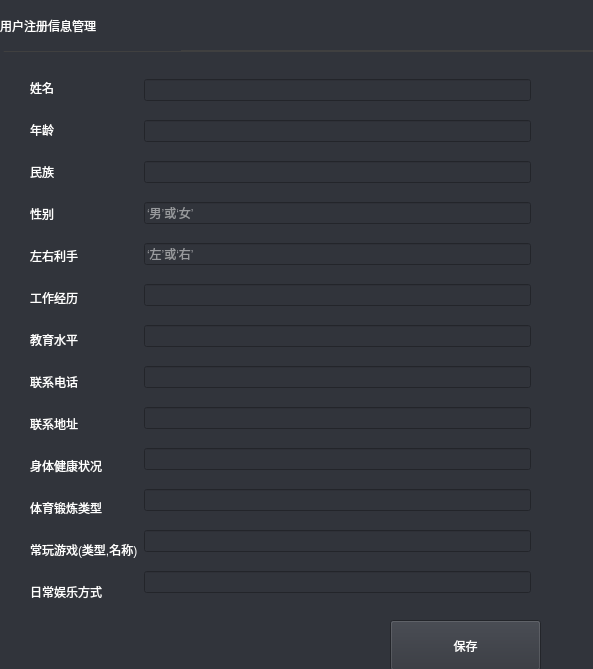
<?xml version="1.0" encoding="UTF-8"?>
<ui version="4.0">
 <class>Register_info</class>
 <widget class="QWidget" name="Register_info">
  <property name="geometry">
   <rect>
    <x>0</x>
    <y>0</y>
    <width>593</width>
    <height>669</height>
   </rect>
  </property>
  <property name="windowTitle">
   <string>Form</string>
  </property>
  <property name="styleSheet">
   <string notr="true">*{font: 75 14pt &quot;Arial&quot;;
background-color: rgb(49, 52, 59);
color: rgb(255, 255, 255);}

</string>
  </property>
  <widget class="Line" name="line">
   <property name="geometry">
    <rect>
     <x>3</x>
     <y>50</y>
     <width>681</width>
     <height>20</height>
    </rect>
   </property>
   <property name="font">
    <font>
     <family>Arial</family>
     <pointsize>14</pointsize>
     <italic>false</italic>
     <bold>false</bold>
    </font>
   </property>
   <property name="styleSheet">
    <string notr="true">
border-top:1.5px solid rgb(64,64,64);</string>
   </property>
   <property name="orientation">
    <enum>Qt::Horizontal</enum>
   </property>
  </widget>
  <widget class="QLabel" name="label">
   <property name="geometry">
    <rect>
     <x>0</x>
     <y>0</y>
     <width>181</width>
     <height>51</height>
    </rect>
   </property>
   <property name="text">
    <string>用户注册信息管理</string>
   </property>
  </widget>
  <widget class="QWidget" name="layoutWidget">
   <property name="geometry">
    <rect>
     <x>30</x>
     <y>70</y>
     <width>501</width>
     <height>540</height>
    </rect>
   </property>
   <layout class="QHBoxLayout" name="horizontalLayout">
    <item>
     <layout class="QVBoxLayout" name="verticalLayout">
      <item>
       <widget class="QLabel" name="label_2">
        <property name="text">
         <string>姓名</string>
        </property>
       </widget>
      </item>
      <item>
       <widget class="QLabel" name="label_3">
        <property name="text">
         <string>年龄</string>
        </property>
       </widget>
      </item>
      <item>
       <widget class="QLabel" name="label_4">
        <property name="text">
         <string>民族</string>
        </property>
       </widget>
      </item>
      <item>
       <widget class="QLabel" name="label_5">
        <property name="text">
         <string>性别 </string>
        </property>
       </widget>
      </item>
      <item>
       <widget class="QLabel" name="label_6">
        <property name="text">
         <string>左右利手</string>
        </property>
       </widget>
      </item>
      <item>
       <widget class="QLabel" name="label_7">
        <property name="text">
         <string>工作经历</string>
        </property>
       </widget>
      </item>
      <item>
       <widget class="QLabel" name="label_8">
        <property name="text">
         <string>教育水平</string>
        </property>
       </widget>
      </item>
      <item>
       <widget class="QLabel" name="label_9">
        <property name="text">
         <string>联系电话</string>
        </property>
       </widget>
      </item>
      <item>
       <widget class="QLabel" name="label_11">
        <property name="text">
         <string>联系地址</string>
        </property>
       </widget>
      </item>
      <item>
       <widget class="QLabel" name="label_12">
        <property name="text">
         <string>身体健康状况</string>
        </property>
       </widget>
      </item>
      <item>
       <widget class="QLabel" name="label_13">
        <property name="text">
         <string>体育锻炼类型</string>
        </property>
       </widget>
      </item>
      <item>
       <widget class="QLabel" name="label_14">
        <property name="text">
         <string>常玩游戏(类型,名称)</string>
        </property>
       </widget>
      </item>
      <item>
       <widget class="QLabel" name="label_15">
        <property name="text">
         <string>日常娱乐方式</string>
        </property>
       </widget>
      </item>
     </layout>
    </item>
    <item>
     <layout class="QVBoxLayout" name="verticalLayout_2">
      <property name="spacing">
       <number>10</number>
      </property>
      <item>
       <widget class="QLineEdit" name="lineEdit_name"/>
      </item>
      <item>
       <widget class="QLineEdit" name="lineEdit_age"/>
      </item>
      <item>
       <widget class="QLineEdit" name="lineEdit_nation"/>
      </item>
      <item>
       <widget class="QLineEdit" name="lineEdit_sex">
        <property name="placeholderText">
         <string>‘男’或‘女’</string>
        </property>
       </widget>
      </item>
      <item>
       <widget class="QLineEdit" name="lineEdit_handy">
        <property name="placeholderText">
         <string>‘左’或‘右’</string>
        </property>
       </widget>
      </item>
      <item>
       <widget class="QLineEdit" name="lineEdit_work"/>
      </item>
      <item>
       <widget class="QLineEdit" name="lineEdit_education"/>
      </item>
      <item>
       <widget class="QLineEdit" name="lineEdit_phone"/>
      </item>
      <item>
       <widget class="QLineEdit" name="lineEdit_address"/>
      </item>
      <item>
       <widget class="QLineEdit" name="lineEdit_health"/>
      </item>
      <item>
       <widget class="QLineEdit" name="lineEdit_sport"/>
      </item>
      <item>
       <widget class="QLineEdit" name="lineEdit_game"/>
      </item>
      <item>
       <widget class="QLineEdit" name="lineEdit_entertainment"/>
      </item>
     </layout>
    </item>
   </layout>
  </widget>
  <widget class="QPushButton" name="pushButton_saveInfo">
   <property name="geometry">
    <rect>
     <x>390</x>
     <y>620</y>
     <width>151</width>
     <height>51</height>
    </rect>
   </property>
   <property name="styleSheet">
    <string notr="true">
QPushButton#pushButton_register{
	background-color: qlineargradient(spread:pad, x1:0, y1:0, x2:1, y2:0, stop:0  rgb(6, 191, 255), stop:1 rgb(44, 114, 255) );
	color: rgb(255, 255, 255);
	border-radius:3px;		
	font: 12pt &quot;Adobe 黑体 Std R&quot;;
}
QPushButton#pushButton_register:hover{
	background-color: qlineargradient(spread:pad, x1:0, y1:0, x2:1, y2:0, stop:0  rgb(20, 204, 255), stop:1 rgb(11, 141, 255) );
	border-style:none;
	border-radius:3px;
	font: 12pt &quot;Adobe 黑体 Std R&quot;;
}

QPushButton#pushButton_register:pressed{
	
	background-color: qlineargradient(spread:pad, x1:0, y1:0, x2:1, y2:0, stop:0  rgb(20, 204, 255), stop:0.5 rgb(5, 191, 255), stop:1 rgb(11, 141, 255) );
	border-style:none;
	border-radius:3px;	
	font: 12pt &quot;Adobe 黑体 Std R&quot;;
}
</string>
   </property>
   <property name="text">
    <string>保存</string>
   </property>
   <property name="autoDefault">
    <bool>false</bool>
   </property>
   <property name="default">
    <bool>false</bool>
   </property>
   <property name="flat">
    <bool>false</bool>
   </property>
  </widget>
 </widget>
 <resources/>
 <connections/>
</ui>
